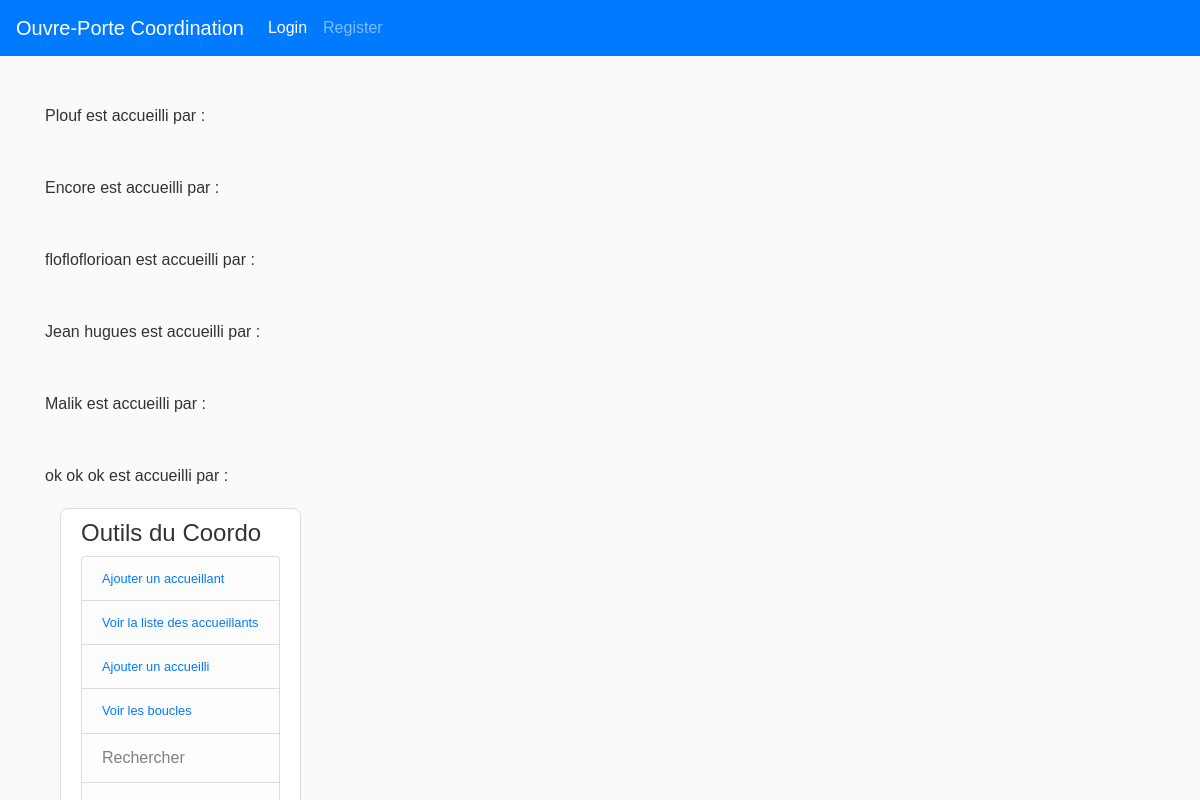
Page /liste_accueillis on the earlier database version.
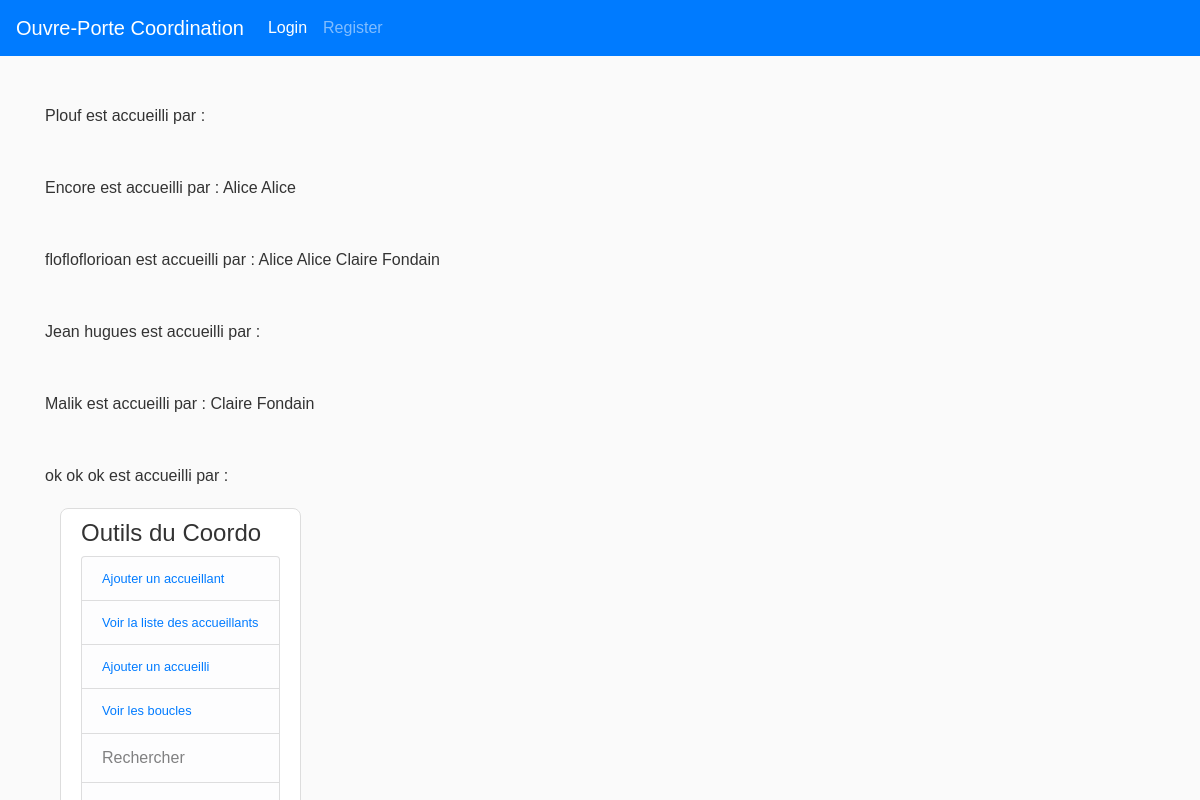
Same page on the later database version.
### flask_app/models.py (models this page shows, shortened)
class Accueilli(db.Model):
    __tablename__ = 'accueillis'
    id = db.Column(db.Integer, primary_key=True)
    nom = db.Column(db.String(120), unique=True, nullable=False)
    email = db.Column(db.String(120), unique=False, nullable=True)
    tel = db.Column(db.String(120), unique=False, nullable=True)
    remarques = db.Column(db.Text, unique=False, nullable=True)

class Accueillant(db.Model):
    __tablename__ = 'accueillants'
    id = db.Column(db.Integer, primary_key=True)
    disponibilite = db.Column(db.String(120), unique=False, nullable=True)
    nom = db.Column(db.String(120), unique=True, nullable=False)
    tel = db.Column(db.String(120), unique=False, nullable=True)
    adresse = db.Column(db.String(120), unique=False, nullable=True)
    email = db.Column(db.String(120), unique=False, nullable=True)
    next_action = db.Column(db.Text, unique=False, nullable=True)
    remarques = db.Column(db.Text, unique=False, nullable=True)
    accueillis = db.relationship("Accueilli",
                                    secondary=Accueil,
                                    backref= db.backref('accueillants'))

### flask_app/routes.py (the view)
@app.route('/liste_accueillis')
def liste_accueillis():
    accueillis = Accueilli.query.all()
    return render_template('liste_accueillis.html', accueillis=accueillis)

### flask_app/templates/liste_accueillis.html
{% extends "layout.html" %}
{% block content %}
{% for acc in accueillis %}
<div class='mt-5'>
    {{ acc.nom }} est accueilli par :
    {% for accueillant in acc.accueillants %}
    {{ accueillant.nom }}
    {% endfor %}
    {% endfor %}
</div>
{% endblock content %}

### flask_app/templates/layout.html (shortened to what this page needs)
<!DOCTYPE html>
<html lang="en">
<head>
  <link rel="stylesheet" href="https://stackpath.bootstrapcdn.com/bootstrap/4.4.1/css/bootstrap.min.css"
>
  <link rel="stylesheet" type="text/css" href="{{ url_for('static', filename='main.css')}}">
</head>
<body>
  <nav class="navbar navbar-expand-lg navbar-dark bg-primary">
    <a class="navbar-brand" href="{{ url_for('index') }}">Ouvre-Porte Coordination</a>
    <div class="collapse navbar-collapse" id="navbarNavDropdown">
      <ul class="navbar-nav">
        {% if current_user.is_authenticated %}
        <li class="nav-item active">
          <a class="nav-link" href="{{url_for('logout')}}">Logout <span class="sr-only">(current)</span></a>
        </li>
        {% else %}
        <li class="nav-item active">
          <a class="nav-link" href="{{url_for('login')}}">Login <span class="sr-only">(current)</span></a>
        </li>
        <li class="nav-item">
          <a class="nav-link" href="{{url_for('register')}}">Register</a>
        </li>
        {% endif %}
      </ul>
    </div>
  </nav>
  <main role="main" class="container">
    <div class="row">
      <div class="col-md-9">
        {% block content %}{% endblock %}
      </div>
      <div class="col-md-3">
        <div class="outils-coordo content-section">
          <h4>Outils du Coordo</h4>
          <ul class="list-group">
            <li class="nav-item list-group-item list-group-item-light">
              <a class="nav-link small p-0" href="{{url_for('new_accueillant')}}">Ajouter un accueillant
              </a>
            </li>
            <li class="nav-item list-group-item list-group-item-light">
              <a class="nav-link small p-0" href="{{url_for('liste_accueillants')}}">Voir la liste des accueillants </a>
            </li>
            <li class="nav-item list-group-item list-group-item-light">
              <a class="nav-link small p-0" href="{{url_for('new_accueilli')}}">Ajouter un accueilli </a>
            </li>
            <li class="nav-item list-group-item list-group-item-light">
              <a class="nav-link small p-0" href="{{url_for('liste_accueillis')}}">Voir les boucles </a>
            </li>
            <li class="list-group-item list-group-item-light">Rechercher</li>
            <li class="list-group-item list-group-item-light">Calendars</li>
          </ul>
        </div>
      </div>
    </div>
  </main>
</body>
</html>

### flask_app/static/main.css (style rules this page uses)
body { background: #fafafa; color: #333333; font-family: Verdana, Geneva, sans-serif !important; }
.content-section { background: #ffffff; border-radius: 8px; border: 1px solid #dddddd; padding: 10px 20px; margin-bottom: 20px; margin-top: 20px; }
.outils-coordo { position: fixed; }

Differences in the rows shown:
added Accueillant: nom "Alice Alice"
changed Accueilli "flofloflorioan": gains Accueillant (nom "Claire Fondain")
changed Accueilli "Malik": gains Accueillant (nom "Claire Fondain")
